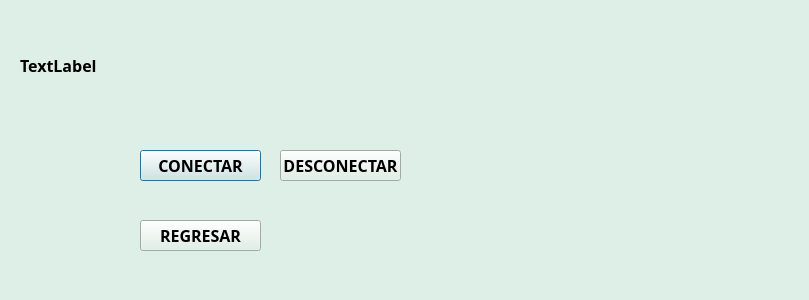
<?xml version="1.0" encoding="UTF-8"?>
<ui version="4.0">
 <class>Dialog</class>
 <widget class="QDialog" name="Dialog">
  <property name="geometry">
   <rect>
    <x>0</x>
    <y>0</y>
    <width>809</width>
    <height>300</height>
   </rect>
  </property>
  <property name="windowTitle">
   <string>Dialog</string>
  </property>
  <property name="styleSheet">
   <string notr="true">background-color: rgb(222, 239, 231);</string>
  </property>
  <widget class="QPushButton" name="btndatabase">
   <property name="geometry">
    <rect>
     <x>140</x>
     <y>150</y>
     <width>121</width>
     <height>31</height>
    </rect>
   </property>
   <property name="font">
    <font>
     <family>Hack Nerd Font Mono</family>
     <pointsize>12</pointsize>
     <bold>true</bold>
    </font>
   </property>
   <property name="text">
    <string>CONECTAR</string>
   </property>
  </widget>
  <widget class="QPushButton" name="return1">
   <property name="geometry">
    <rect>
     <x>140</x>
     <y>220</y>
     <width>121</width>
     <height>31</height>
    </rect>
   </property>
   <property name="font">
    <font>
     <family>Hack Nerd Font Mono</family>
     <pointsize>12</pointsize>
     <bold>true</bold>
    </font>
   </property>
   <property name="text">
    <string>REGRESAR</string>
   </property>
  </widget>
  <widget class="QLabel" name="lbdatabase">
   <property name="geometry">
    <rect>
     <x>20</x>
     <y>50</y>
     <width>781</width>
     <height>31</height>
    </rect>
   </property>
   <property name="font">
    <font>
     <family>Hack Nerd Font Mono</family>
     <pointsize>12</pointsize>
     <bold>true</bold>
    </font>
   </property>
   <property name="text">
    <string>TextLabel</string>
   </property>
  </widget>
  <widget class="QPushButton" name="btnclose">
   <property name="geometry">
    <rect>
     <x>280</x>
     <y>150</y>
     <width>121</width>
     <height>31</height>
    </rect>
   </property>
   <property name="font">
    <font>
     <family>Hack Nerd Font Mono</family>
     <pointsize>12</pointsize>
     <bold>true</bold>
    </font>
   </property>
   <property name="text">
    <string>DESCONECTAR</string>
   </property>
  </widget>
 </widget>
 <resources/>
 <connections/>
</ui>
